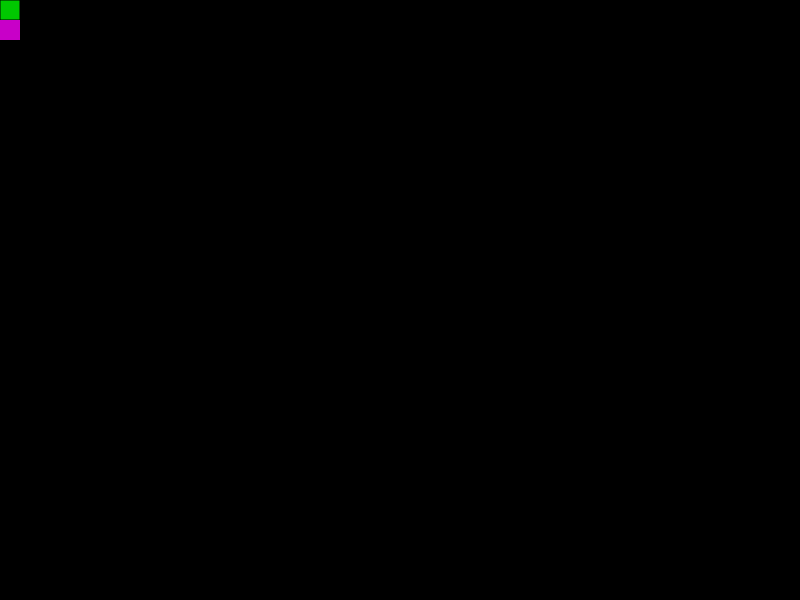
Frame 1 (no input)
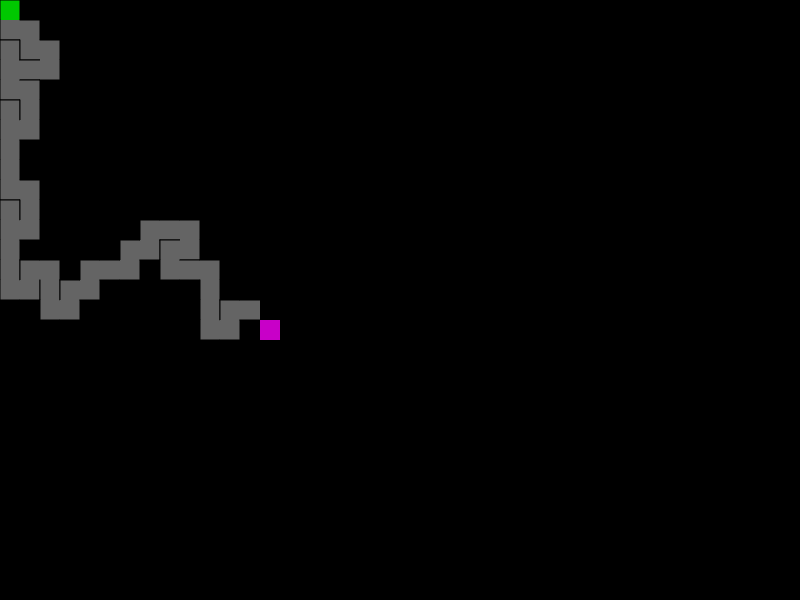
Frame 60 (no input)
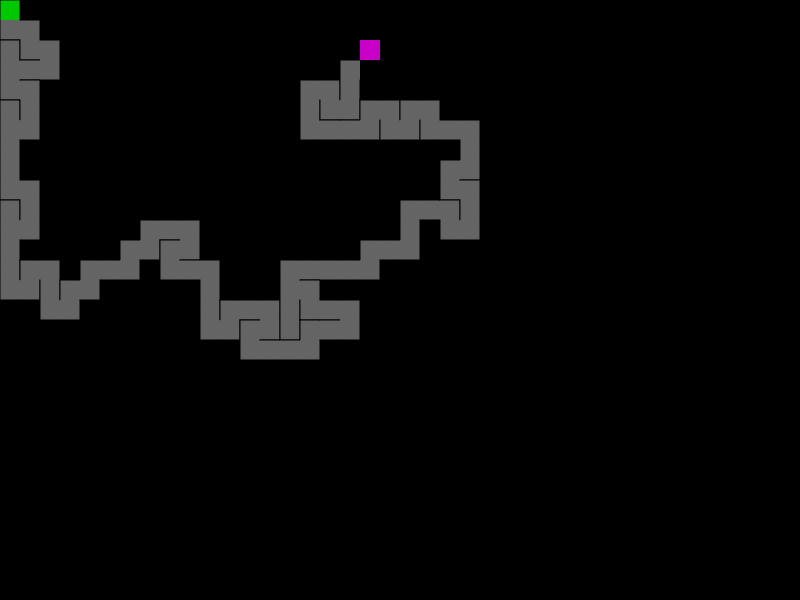
Frame 120 (the mouse pressed at the canvas centre since frame 60)

The p5.js sketch that drew these frames (run headless with seeded random() and noise() and a simulated clock; from frame 60 on, the mouse is pressed at the canvas centre):

// p5.js sketch
// ── sketch.js
var w = 800;
var h = 600;
var tileW = 20;
var numTiles = w / tileW * h / tileW;
var grid = [];
var current;
var stack = [];
var show = false;
var finished = false;

var dropdown;

function setup() {
	createCanvas(w, h);
	createP("Show Type:");
	dropdown = createSelect();
	dropdown.changed(showType);
	dropdown.option("Live");
	dropdown.option("Static");
	showType();
}

function getIndex(i, j) {
	if (i < 0 || j < 0 || i > w / tileW - 1 || j > h / tileW - 1) {
		return -1;
	} else {
		return i * h / tileW + j;
	}
}

function draw() {
	background(0);
	for (var i = 0; i < numTiles; i++) {
		if (grid[i].visited) {
			grid[i].show();
		}
	}

	if (show == "Live" && !finished) {
		finished = createMaze();
	}

}

function createMaze() {
	current.visited = true;

	var next = current.surrounding(grid);
	if (next != null) {

		stack.push(next);

		removeWalls(current, next);

		current = next;
		current.select();

	} else if (stack.length > 0) {
		current = stack.pop();
		current.select();
	} else {
		return true;
	}
}

function showType() {
	finished = false;
	show = dropdown.value();
	grid = [];
	for (var i = 0; i < w / tileW; i++) {
		for (var j = 0; j < h / tileW; j++) {
			grid.push(new Cell(i, j, tileW));
		}
	}
	current = grid[0];
	current.visited = true;
	if (show == "Static") {
		while (!finished) {
			finished = createMaze();
		}
	}
}

function removeWalls(a, b) {
	var x = a.x - b.x;
	var y = a.y - b.y;

	if (x < 0) {
		a.right = false;
		b.left = false;
	} else if (x > 0) {
		a.left = false;
		b.right = false;
	}

	if (y < 0) {
		a.down = false;
		b.up = false;
	} else if (y > 0) {
		a.up = false;
		b.down = false;
	}
}

function keyPressed() {
	if (keyCode == 32) {
		showType();
	}
}
// ── cell.js
function Cell(i, j, width) {
	this.x = i;
	this.y = j;
	this.width = width;
	this.right = true;
	this.left = true;
	this.up = true;
	this.down = true;
	this.visited = false;
	this.selected = false;

	this.show = function() {
		var x = this.x * this.width;
		var y = this.y * this.width;
		var w = this.width;

		noStroke();
		if (this.visited) {
			fill(100);
			if (getIndex(this.x, this.y) == grid.length - 1) {
				fill(200, 0, 0);
			} else if (getIndex(this.x, this.y) == 0) {
				fill(0, 200, 0);
			}
		}
		rect(x, y, w, w);

		stroke(0);
		if (this.up) {
			line(x, y, x + w, y);
		}
		if (this.down) {
			line(x, y + w, x + w, y + w);
		}
		if (this.right) {
			line(x + w, y, x + w, y + w);
		}
		if (this.left) {
			line(x, y, x, y + w);
		}
	}

	this.select = function() {
		var x = this.x * this.width;
		var y = this.y * this.width;
		var w = this.width;
		noStroke();
		fill(200, 0, 200);
		rect(x, y, w, w);
	}

	this.surrounding = function(grid) {
		if (getIndex(this.x, this.y) == grid.length - 1) {
			return null;
		}
		var unchecked = [];
		var first = grid[getIndex(this.x - 1, this.y)];
		var second = grid[getIndex(this.x + 1, this.y)];
		var third = grid[getIndex(this.x, this.y - 1)];
		var fourth = grid[getIndex(this.x, this.y + 1)];
		if (first && !first.visited) {
			unchecked.push(first);
		}
		if (second && !second.visited) {
			unchecked.push(second);
		}
		if (third && !third.visited) {
			unchecked.push(third);
		}
		if (fourth && !fourth.visited) {
			unchecked.push(fourth);
		}
		if (unchecked.length > 0) {
			var index = floor(random(0, unchecked.length));
			return unchecked[index];
		} else {
			return null;
		}
	}

}
// ── style.css
html, body {
    margin: 0;
    padding: 0;
}

p, select {
    margin: 5;
    padding: 0;
    position: relative;
}
